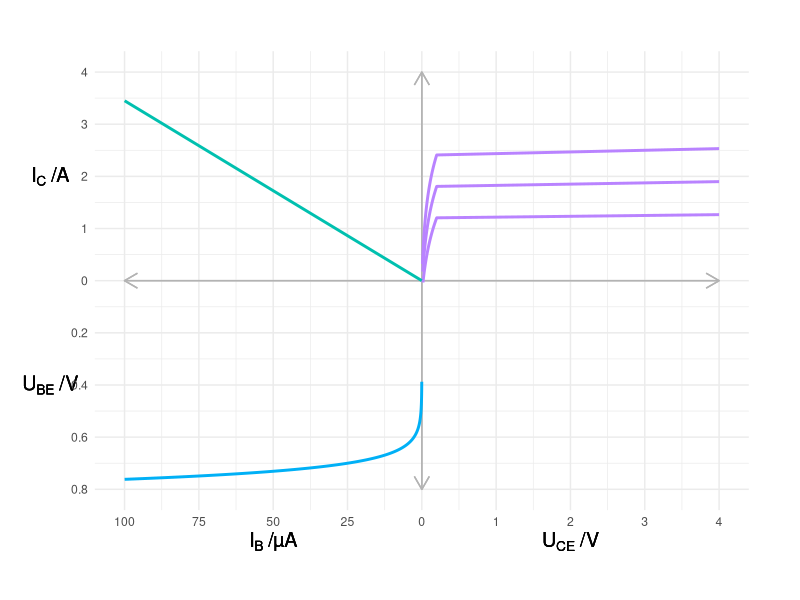

Here is the R script that generated this plot:
library(ggplot2)

outputName <- "2_1_4Q.pdf"

pdfWidth <- 10
pdfHeight <- pdfWidth

axisLabelSize <- 5
overshoot <- 1

Is <- 0.15 * 10^-6
UT <- 2.2 * 0.026

AN <- 0.9999
BN <- AN / (1-AN)
Ai <- 0.1
ICS<- Is
Uearly <- 75


Usat <- 0.2

IB1 <- 50 * 10^-6
IB2 <- 75 * 10^-6
IB3 <- 100 * 10^-6

IB_scale_factor <- 3.5 / (log(1/Is - 1) * UT)

diode_FB <- function(U) {
    Is * (exp( U/UT ) - 1)
}

base_voltage <- function( IB ) {

    #-10 * 10^-6 * ( exp(-UBE/UT) + 1 )

    IB <- IB

    ifelse((IB<0) & (IB > min(ylimits))  ,
        -log(-IB/Is-1) * UT * IB_scale_factor,
        NaN
    )
}

early <- function (UCE, IB) {

    UBE <- abs(base_voltage(-IB))

    #BN * IB - (1 - AN * Ai) / (1 - AN) * ICS * ( exp((UBE-UCE)/UT) - 1)

    factor <- IB * 10000

 factor*   Is * exp(UBE/UT) * ( 1 + UCE/Uearly) * 2.5 / (Is * exp(UBE/UT) * (1+3/Uearly))

}

forward_active <- function(UCE, IB) {

    xshift <- exp(log(Usat)-early(Usat, IB))

    ifelse(UCE > Usat,
           early(UCE, IB),

           ifelse(UCE>5000*IB*xshift, log(UCE+xshift) - log(Usat+xshift) + early(Usat, IB), NaN)
   )

}

amplification <- function(IB) {

    B <- 0.8625

    ifelse((IB<0) & (IB > min(ylimits)), -B*IB, NaN)

}


xlimits <- c(-4, 4)
ylimits <- c(-4, 4)

ybreaks <- seq(min(ylimits), max(ylimits), by = 1)
xbreaks <- seq(min(xlimits), max(xlimits), by = 1)

ylabels <- c(0.8, 0.6, 0.4, 0.2, 0, 1, 2, 3, 4)
xlabels <- c(100, 75, 50, 25, 0, 1, 2, 3, 4)

function_size <- 1

axis_color <- "grey70"
IB_color   <- "#00B0F6"
IC_color   <- "#B983FF"
amp_color  <- "#00C0AF"


plot <- ggplot( data.frame(x=c(0, 2)), aes(x) ) +

    theme_minimal() +
    theme(plot.margin = unit(c(1.3,1.3,1.3,1.3), "cm")) +
    coord_cartesian(xlim = xlimits, ylim = ylimits,clip = "off") +

    scale_y_continuous(breaks = ybreaks, labels = ylabels) +
    scale_x_continuous(breaks = xbreaks, labels = xlabels) +

    xlab("") +
    ylab("") +

    # y axis
    geom_segment(aes(x = 0, y = min(ylimits), xend = 0, yend = max(ylimits)), color = axis_color, arrow = arrow(length = unit(0.38, "cm"))) +

    geom_segment(aes(x = 0, y = min(ylimits)+0.001, xend = 0, yend = min(ylimits)  - 0.001), color = axis_color, arrow = arrow(length = unit(0.38, "cm"))) +

    # x axis
    geom_segment(aes(x = min(xlimits), y = 0, xend = max(xlimits), yend = 0), color = axis_color, arrow = arrow(length = unit(0.38, "cm")) ) +

    geom_segment(aes(x = min(xlimits) + 0.001, y = 0, xend = min(xlimits)-0.001, yend = 0), color = axis_color, arrow = arrow(length = unit(0.38, "cm")) ) +

    # axis labels
    annotate("text", label = bquote("I"["B"]~"/µA"), x = min(xlimits)/2, y = min(ylimits) - overshoot, size = axisLabelSize) +

    annotate("text", label = bquote("U"["BE"]~"/V"), x = min(xlimits)-overshoot, y = min(ylimits)/2, size = axisLabelSize) +

    annotate("text", label = bquote("U"["CE"]~"/V"), x = max(xlimits)/2, y = min(ylimits) - overshoot, size = axisLabelSize) +

   annotate("text", label = bquote("I"["C"]~"/A"), x = min(xlimits)-overshoot, y = max(ylimits)/2, size = axisLabelSize) +

    stat_function (fun = base_voltage, n = 10000, color = IB_color, size=function_size) +

stat_function (fun = forward_active, args = c(IB3), n = 10000, color = IC_color, size=function_size) +

stat_function (fun = forward_active, args = c(IB2), n = 10000, color = IC_color, size=function_size) +

stat_function (fun = forward_active, args = c(IB1), n = 10000, color = IC_color, size=function_size)+

stat_function (fun = amplification, n = 10000, color = amp_color, size=function_size)

pdf(outputName, width = pdfWidth, height = pdfHeight)
plot
